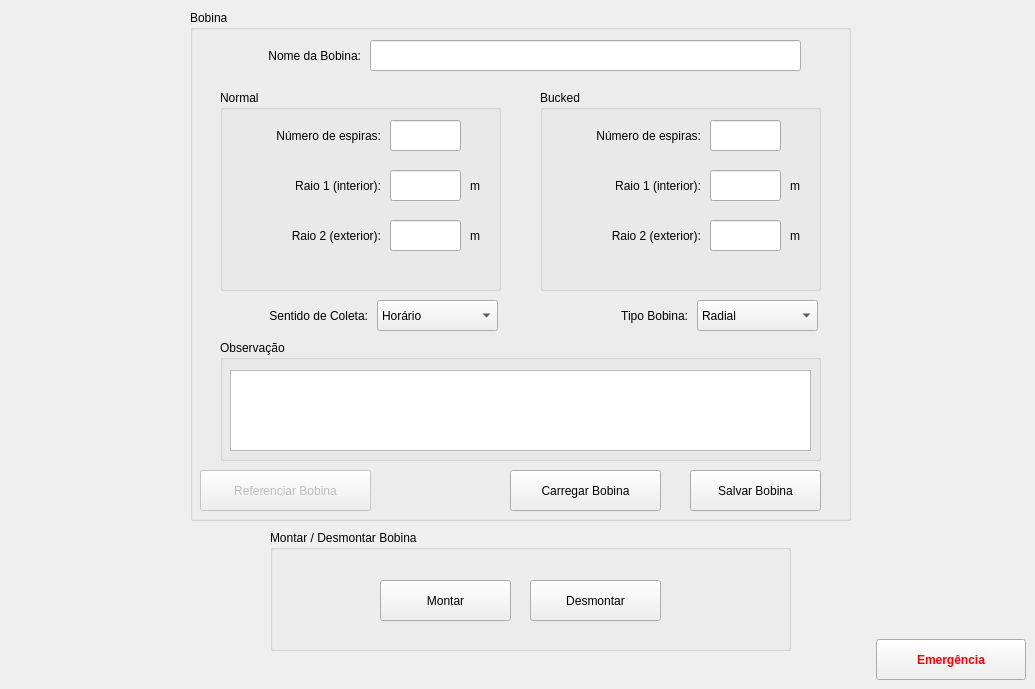
    <widget class="QWidget" name="tab_6">
     <attribute name="title">
      <string>Bobina</string>
     </attribute>
     <widget class="QGroupBox" name="groupBox_15">
      <property name="geometry">
       <rect>
        <x>190</x>
        <y>10</y>
        <width>661</width>
        <height>511</height>
       </rect>
      </property>
      <property name="title">
       <string>Bobina</string>
      </property>
      <widget class="QGroupBox" name="groupBox_14">
       <property name="geometry">
        <rect>
         <x>350</x>
         <y>80</y>
         <width>281</width>
         <height>201</height>
        </rect>
       </property>
       <property name="title">
        <string>Bucked</string>
       </property>
       <widget class="QLineEdit" name="nespirasb">
        <property name="geometry">
         <rect>
          <x>170</x>
          <y>30</y>
          <width>71</width>
          <height>31</height>
         </rect>
        </property>
       </widget>
       <widget class="QLineEdit" name="raio1b">
        <property name="geometry">
         <rect>
          <x>170</x>
          <y>80</y>
          <width>71</width>
          <height>31</height>
         </rect>
        </property>
        <property name="text">
         <string/>
        </property>
       </widget>
       <widget class="QLineEdit" name="raio2b">
        <property name="geometry">
         <rect>
          <x>170</x>
          <y>130</y>
          <width>71</width>
          <height>31</height>
         </rect>
        </property>
       </widget>
       <widget class="QLabel" name="label_80">
        <property name="geometry">
         <rect>
          <x>20</x>
          <y>30</y>
          <width>141</width>
          <height>31</height>
         </rect>
        </property>
        <property name="text">
         <string>Número de espiras:</string>
        </property>
        <property name="alignment">
         <set>Qt::AlignRight|Qt::AlignTrailing|Qt::AlignVCenter</set>
        </property>
       </widget>
       <widget class="QLabel" name="label_83">
        <property name="geometry">
         <rect>
          <x>250</x>
          <y>80</y>
          <width>21</width>
          <height>31</height>
         </rect>
        </property>
        <property name="text">
         <string>m</string>
        </property>
       </widget>
       <widget class="QLabel" name="label_84">
        <property name="geometry">
         <rect>
          <x>250</x>
          <y>130</y>
          <width>21</width>
          <height>31</height>
         </rect>
        </property>
        <property name="text">
         <string>m</string>
        </property>
       </widget>
       <widget class="QLabel" name="label_87">
        <property name="geometry">
         <rect>
          <x>20</x>
          <y>130</y>
          <width>141</width>
          <height>31</height>
         </rect>
        </property>
        <property name="text">
         <string>Raio 2 (exterior):</string>
        </property>
        <property name="alignment">
         <set>Qt::AlignRight|Qt::AlignTrailing|Qt::AlignVCenter</set>
        </property>
       </widget>
       <widget class="QLabel" name="label_86">
        <property name="geometry">
         <rect>
          <x>20</x>
          <y>80</y>
          <width>141</width>
          <height>31</height>
         </rect>
        </property>
        <property name="text">
         <string>Raio 1 (interior):</string>
        </property>
        <property name="alignment">
         <set>Qt::AlignRight|Qt::AlignTrailing|Qt::AlignVCenter</set>
        </property>
       </widget>
      </widget>
      <widget class="QGroupBox" name="groupBox_13">
       <property name="geometry">
        <rect>
         <x>30</x>
         <y>80</y>
         <width>281</width>
         <height>201</height>
        </rect>
       </property>
       <property name="title">
        <string>Normal</string>
       </property>
       <widget class="QLineEdit" name="nespiras">
        <property name="geometry">
         <rect>
          <x>170</x>
          <y>30</y>
          <width>71</width>
          <height>31</height>
         </rect>
        </property>
       </widget>
       <widget class="QLineEdit" name="raio1">
        <property name="geometry">
         <rect>
          <x>170</x>
          <y>80</y>
          <width>71</width>
          <height>31</height>
         </rect>
        </property>
        <property name="text">
         <string/>
        </property>
       </widget>
       <widget class="QLineEdit" name="raio2">
        <property name="geometry">
         <rect>
          <x>170</x>
          <y>130</y>
          <width>71</width>
          <height>31</height>
         </rect>
        </property>
       </widget>
       <widget class="QLabel" name="label_75">
        <property name="geometry">
         <rect>
          <x>20</x>
          <y>30</y>
          <width>141</width>
          <height>31</height>
         </rect>
        </property>
        <property name="text">
         <string>Número de espiras:</string>
        </property>
        <property name="alignment">
         <set>Qt::AlignRight|Qt::AlignTrailing|Qt::AlignVCenter</set>
        </property>
       </widget>
       <widget class="QLabel" name="label_76">
        <property name="geometry">
         <rect>
          <x>20</x>
          <y>80</y>
          <width>141</width>
          <height>31</height>
         </rect>
        </property>
        <property name="text">
         <string>Raio 1 (interior):</string>
        </property>
        <property name="alignment">
         <set>Qt::AlignRight|Qt::AlignTrailing|Qt::AlignVCenter</set>
        </property>
       </widget>
       <widget class="QLabel" name="label_77">
        <property name="geometry">
         <rect>
          <x>20</x>
          <y>130</y>
          <width>141</width>
          <height>31</height>
         </rect>
        </property>
        <property name="text">
         <string>Raio 2 (exterior):</string>
        </property>
        <property name="alignment">
         <set>Qt::AlignRight|Qt::AlignTrailing|Qt::AlignVCenter</set>
        </property>
       </widget>
       <widget class="QLabel" name="label_78">
        <property name="geometry">
         <rect>
          <x>250</x>
          <y>80</y>
          <width>21</width>
          <height>31</height>
         </rect>
        </property>
        <property name="text">
         <string>m</string>
        </property>
       </widget>
       <widget class="QLabel" name="label_79">
        <property name="geometry">
         <rect>
          <x>250</x>
          <y>130</y>
          <width>21</width>
          <height>31</height>
         </rect>
        </property>
        <property name="text">
         <string>m</string>
        </property>
       </widget>
      </widget>
      <widget class="QPushButton" name="BobinaS">
       <property name="geometry">
        <rect>
         <x>500</x>
         <y>460</y>
         <width>131</width>
         <height>41</height>
        </rect>
       </property>
       <property name="text">
        <string>Salvar Bobina</string>
       </property>
       <property name="icon">
        <iconset>
         <normaloff>imagens/save.png</normaloff>imagens/save.png</iconset>
       </property>
      </widget>
      <widget class="QPushButton" name="BobinaL">
       <property name="geometry">
        <rect>
         <x>320</x>
         <y>460</y>
         <width>151</width>
         <height>41</height>
        </rect>
       </property>
       <property name="text">
        <string>Carregar Bobina</string>
       </property>
       <property name="icon">
        <iconset>
         <normaloff>imagens/1351621523_Download.png</normaloff>imagens/1351621523_Download.png</iconset>
       </property>
      </widget>
      <widget class="QLineEdit" name="BobinaNome">
       <property name="geometry">
        <rect>
         <x>180</x>
         <y>30</y>
         <width>431</width>
         <height>31</height>
        </rect>
       </property>
      </widget>
      <widget class="QLabel" name="label_85">
       <property name="geometry">
        <rect>
         <x>40</x>
         <y>30</y>
         <width>131</width>
         <height>31</height>
        </rect>
       </property>
       <property name="text">
        <string>Nome da Bobina:</string>
       </property>
       <property name="alignment">
        <set>Qt::AlignRight|Qt::AlignTrailing|Qt::AlignVCenter</set>
       </property>
      </widget>
      <widget class="QLabel" name="label_34">
       <property name="geometry">
        <rect>
         <x>37</x>
         <y>290</y>
         <width>141</width>
         <height>31</height>
        </rect>
       </property>
       <property name="text">
        <string>Sentido de Coleta:</string>
       </property>
       <property name="alignment">
        <set>Qt::AlignRight|Qt::AlignTrailing|Qt::AlignVCenter</set>
       </property>
      </widget>
      <widget class="QComboBox" name="sentido_2">
       <property name="geometry">
        <rect>
         <x>187</x>
         <y>290</y>
         <width>121</width>
         <height>31</height>
        </rect>
       </property>
       <item>
        <property name="text">
         <string>Horário</string>
        </property>
       </item>
       <item>
        <property name="text">
         <string>Anti-horário</string>
        </property>
       </item>
      </widget>
      <widget class="QComboBox" name="tipo_bobina">
       <property name="geometry">
        <rect>
         <x>507</x>
         <y>290</y>
         <width>121</width>
         <height>31</height>
        </rect>
       </property>
       <item>
        <property name="text">
         <string>Radial</string>
        </property>
       </item>
       <item>
        <property name="text">
         <string>Tangêncial</string>
        </property>
       </item>
      </widget>
      <widget class="QLabel" name="label_53">
       <property name="geometry">
        <rect>
         <x>357</x>
         <y>290</y>
         <width>141</width>
         <height>31</height>
        </rect>
       </property>
       <property name="text">
        <string>Tipo Bobina:</string>
       </property>
       <property name="alignment">
        <set>Qt::AlignRight|Qt::AlignTrailing|Qt::AlignVCenter</set>
       </property>
      </widget>
      <widget class="QGroupBox" name="groupBox_29">
       <property name="geometry">
        <rect>
         <x>30</x>
         <y>330</y>
         <width>601</width>
         <height>121</height>
        </rect>
       </property>
       <property name="title">
        <string>Observação</string>
       </property>
       <widget class="QTextEdit" name="observacao_bobina">
        <property name="geometry">
         <rect>
          <x>10</x>
          <y>30</y>
          <width>581</width>
          <height>81</height>
         </rect>
        </property>
       </widget>
      </widget>
      <widget class="QPushButton" name="Referenciar_Bobina">
       <property name="enabled">
        <bool>false</bool>
       </property>
       <property name="geometry">
        <rect>
         <x>10</x>
         <y>460</y>
         <width>171</width>
         <height>41</height>
        </rect>
       </property>
       <property name="text">
        <string>Referenciar Bobina</string>
       </property>
       <property name="icon">
        <iconset>
         <normaloff>imagens/Referenciar.png</normaloff>imagens/Referenciar.png</iconset>
       </property>
       <property name="iconSize">
        <size>
         <width>20</width>
         <height>20</height>
        </size>
       </property>
      </widget>
     </widget>
     <widget class="QGroupBox" name="groupBox_9">
      <property name="geometry">
       <rect>
        <x>270</x>
        <y>530</y>
        <width>521</width>
        <height>121</height>
       </rect>
      </property>
      <property name="title">
       <string>Montar / Desmontar Bobina</string>
      </property>
      <widget class="QPushButton" name="montar">
       <property name="geometry">
        <rect>
         <x>110</x>
         <y>50</y>
         <width>131</width>
         <height>41</height>
        </rect>
       </property>
       <property name="text">
        <string>Montar</string>
       </property>
      </widget>
      <widget class="QPushButton" name="desmontar">
       <property name="geometry">
        <rect>
         <x>260</x>
         <y>50</y>
         <width>131</width>
         <height>41</height>
        </rect>
       </property>
       <property name="text">
        <string>Desmontar</string>
       </property>
      </widget>
     </widget>
     <widget class="QPushButton" name="Emergencia_6">
      <property name="geometry">
       <rect>
        <x>876</x>
        <y>639</y>
        <width>150</width>
        <height>41</height>
       </rect>
      </property>
      <property name="palette">
       <palette>
        <active>
         <colorrole role="ButtonText">
          <brush brushstyle="SolidPattern">
           <color alpha="255">
            <red>255</red>
            <green>0</green>
            <blue>0</blue>
           </color>
          </brush>
         </colorrole>
        </active>
        <inactive>
         <colorrole role="ButtonText">
          <brush brushstyle="SolidPattern">
           <color alpha="255">
            <red>255</red>
            <green>0</green>
            <blue>0</blue>
           </color>
          </brush>
         </colorrole>
        </inactive>
        <disabled>
         <colorrole role="ButtonText">
          <brush brushstyle="SolidPattern">
           <color alpha="255">
            <red>120</red>
            <green>120</green>
            <blue>120</blue>
           </color>
          </brush>
         </colorrole>
        </disabled>
       </palette>
      </property>
      <property name="font">
       <font>
        <weight>75</weight>
        <bold>true</bold>
       </font>
      </property>
      <property name="text">
       <string>Emergência</string>
      </property>
      <property name="icon">
       <iconset>
        <normaloff>imagens/emergency_icon_01.png</normaloff>imagens/emergency_icon_01.png</iconset>
      </property>
      <property name="iconSize">
       <size>
        <width>35</width>
        <height>35</height>
       </size>
      </property>
     </widget>
    </widget>
